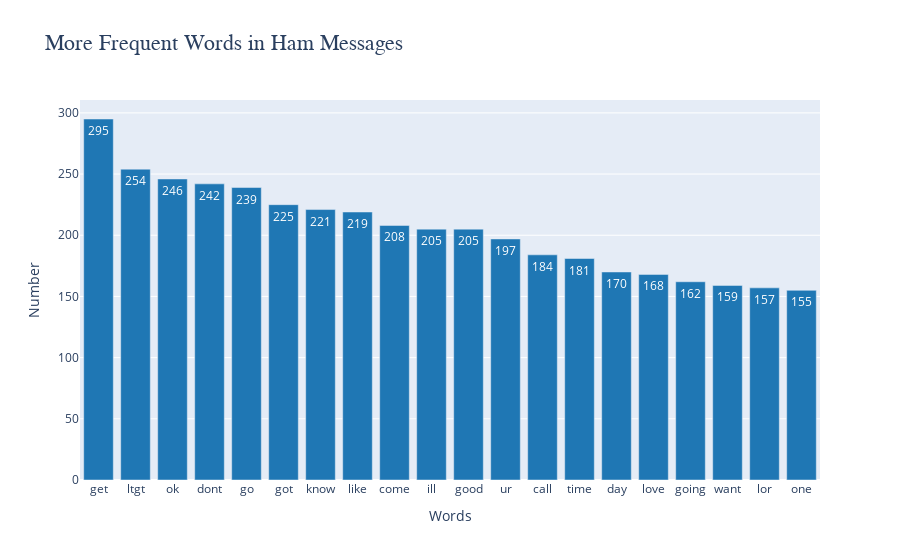

Notebook cell for this chart:
### Code cell
# Assuming 'data' is your DataFrame and 'message_clean' is the column with text data
# Count the most common words in non-spam messages
count1 = Counter(" ".join(data[data['target']=='ham']["message_clean"]).split()).most_common(20)
df1 = pd.DataFrame(count1, columns=["words in non-spam", "count"])

# Visualize in bar chart using Plotly
fig = go.Figure()
fig.add_trace(go.Bar(
    x=df1["words in non-spam"],
    y=df1["count"],
    text=df1["count"],
    textposition='auto',
    marker_color='#1f77b4'  # primary blue color
))

# Update layout for better visualization
fig.update_layout(
    title='<span style="font-size:22px; font-family:Times New Roman">More Frequent Words in Ham Messages</span>',
    xaxis_title="Words",
    yaxis_title="Number",
    xaxis={'categoryorder':'total descending'}  # this line orders the bars based on count
)
fig.show()

### Figure 1 — Plotly figure (JSON) as saved in the notebook; plotly's stock layout.template omitted (floating-point values rounded to 4 significant figures)
{"data": [{"marker": {"color": "#1f77b4"}, "text": [295, 254, 246, 242, 239, 225, 221, 219, 208, 205, 205, 197, 184, 181, 170, 168, 162, 159, 157, 155], "textposition": "auto", "type": "bar", "x": ["get", "ltgt", "ok", "dont", "go", "got", "know", "like", "come", "ill", "good", "ur", "call", "time", "day", "love", "going", "want", "lor", "one"], "y": [295, 254, 246, 242, 239, 225, 221, 219, 208, 205, 205, 197, 184, 181, 170, 168, 162, 159, 157, 155]}], "layout": {"title": {"text": "<span style=\"font-size:22px; font-family:Times New Roman\">More Frequent Words in Ham Messages</span>"}, "xaxis": {"categoryorder": "total descending", "title": {"text": "Words"}}, "yaxis": {"title": {"text": "Number"}}}}
